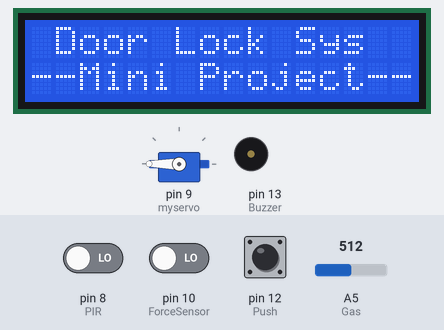
A sketch run on a simulated Arduino Uno, built with avr-gcc and run on an emulated ATmega328P. Shown: servo, 16×2 character LCD, buzzer (waves = sounding). The test bench sets the inputs (shaded band); at power-on: pin 12 (Push) LOW, A5 (Gas) = 512, pin 8 (PIR) LOW, pin 10 (ForceSensor) LOW. What the sketch prints to the serial monitor is not drawn.

Above: at 0.7 s.
4.9 s: pin 12 (Push) pulled HIGH for 0.15 s
At 6.1 s:
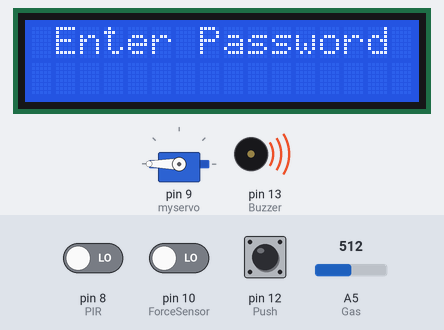
6.5 s: A5 (Gas) set to 491
At 7.7 s:
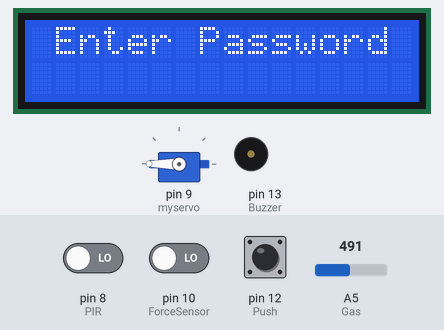
8.0 s: A5 (Gas) set to 510
At 9.2 s:
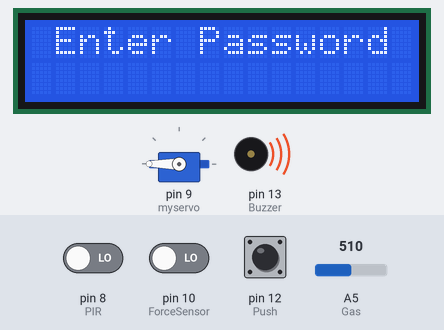
9.5 s: A5 (Gas) set to 490
At 9.9 s:
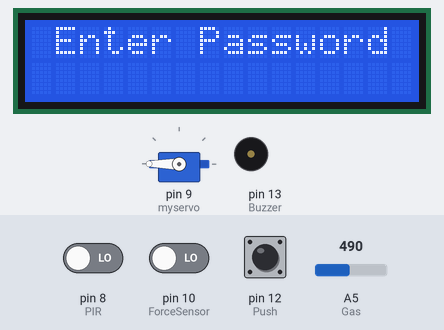
11.0 s: A5 (Gas) set to 511
At 11.6 s:
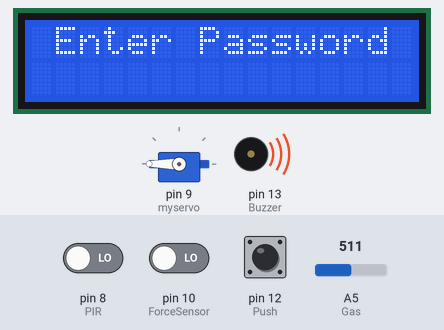
Timing chart, 0 to 13.5 s (numbered marks = the images above; inputs shaded):
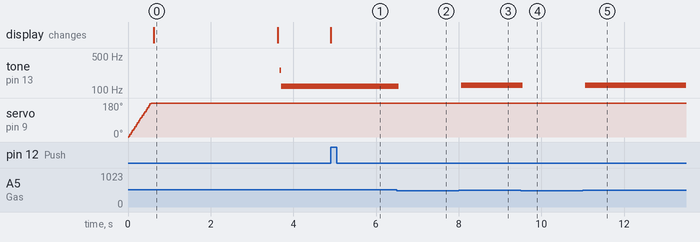

The sketch:

copy_of_smart_door_locking_system_using_arduino1.ino
```cpp
//132 RishiSetpal ServoMotor
#include <Keypad.h>
#include <LiquidCrystal.h>
#include <Servo.h>

Servo myservo;
LiquidCrystal lcd(A0, A1, A2, A3, A4, 11);
#define Password_Lenght 7 // Give enough room for six chars + NULL char
int pos = 0;    // variable to store the servo position
char Data[Password_Lenght]; // 6 is the number of chars it can hold + the null char = 7
char Master[Password_Lenght] = "777777";
byte data_count = 0, master_count = 0;

bool Pass_is_good;

char customKey;
const byte ROWS = 4;
const byte COLS = 3;
char keys[ROWS][COLS] = {
  {'1', '2', '3'},
  {'4', '5', '6'},
  {'7', '8', '9'},
  {'*', '0', '#'}
};
bool door = true;
byte rowPins[ROWS] = {1, 2, 3, 4}; //connect to the row pinouts of the keypad
byte colPins[COLS] = {5, 6, 7}; //connect to the column pinouts of the keypad
Keypad customKeypad( makeKeymap(keys), rowPins, colPins, ROWS, COLS); //initialize an instance of class NewKeypad


void setup(){

  pinMode(8, INPUT); //PIR
  pinMode(10, INPUT); //ForceSensor
  pinMode(13, OUTPUT); //Buzzer
  pinMode(A5, INPUT); //Gas
  pinMode(12, INPUT); //Push


  Serial.begin(9600);

  myservo.attach(9);
  ServoClose();
  lcd.begin(16, 2);
  lcd.print(" Door Lock Sys");
  lcd.setCursor(0, 1);
  lcd.print("--Mini Project--");
  delay(3000);
  lcd.clear();

}

void loop(){
  //PIR
  int sensorState = digitalRead(8);
  Serial.println(sensorState);
  if (sensorState == HIGH) {
    digitalWrite(13, HIGH);
  } else {
    digitalWrite(13, LOW);
  }

  //Force
  int force = digitalRead(10);
  digitalWrite(13, force);

  //Gas
  int gasSensor = analogRead(A5);
  Serial.println(gasSensor);

  if (gasSensor > 500) {
  	digitalWrite(13, HIGH);
  }else {
    digitalWrite(13, LOW);
  }


  int var = digitalRead(12);
  if (var==HIGH){
  	Open();
  }


}

void clearData(){
  while (data_count != 0){ // This can be used for any array size,
    Data[data_count--] = 0; //clear array for new data
  }
  return;
}

void ServoOpen(){
  for (pos = 180; pos >= 0; pos -= 5) { // goes from 0 degrees to 180 degrees
    // in steps of 1 degree
    myservo.write(pos);              // tell servo to go to position in variable 'pos'
    delay(15);                       // waits 15ms for the servo to reach the position
  }
}

void ServoClose(){
  for (pos = 0; pos <= 180; pos += 5) { // goes from 180 degrees to 0 degrees
    myservo.write(pos);              // tell servo to go to position in variable 'pos'
    delay(15);                       // waits 15ms for the servo to reach the position
  }
}

void Open(){


  lcd.setCursor(0, 0);
  lcd.print(" Enter Password ");
  customKey = customKeypad.getKey();
  if (customKey)
  {
    Data[data_count] = customKey;
    lcd.setCursor(data_count, 1);
    lcd.print(Data[data_count]);
    data_count++;
  }
  if (data_count == Password_Lenght - 1)
  {
    if (!strcmp(Data, Master))
    {

      lcd.clear();
      ServoOpen();
      lcd.print(" Door is Open");

      delay(20000);
      lcd.clear();
      lcd.print(" Door is Closed");
      ServoClose();
      delay(10000);
      clearData();

    }else{
      lcd.clear();
      lcd.print("  Wrong Password");
      delay(1000);
      clearData();
    }
    }
}
```

Measured:
- the behaviour switches between 501 and 500 on A5 (Gas) (found by bisection; images 1 and 2)
- after the input at 4.9 s, the display: changes at once (image 1)
- after the input at 6.5 s, tone on pin 13 (Buzzer): 120 Hz → silent after 0.05 s
- after the input at 8.0 s, tone on pin 13 (Buzzer): silent → 124 Hz after 0.07 s
- after the input at 9.5 s, tone on pin 13 (Buzzer): 124 Hz → silent after 0.05 s
- after the input at 11.0 s, tone on pin 13 (Buzzer): silent → 124 Hz after 0.06 s
- what the display in image 0 shows lasts 3.0 s, from 0.6 s to 3.6 s
